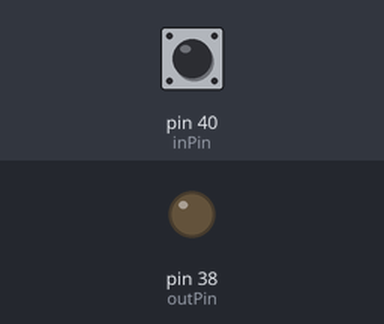
A program run on a simulated Raspberry Pi (header pin numbers). Parts: output pins drawn as LEDs (lit = HIGH). The test bench sets the inputs (shaded band); at power-on: pin 40 (inPin) HIGH. What the program prints to the terminal is not drawn.

Above: at 1.2 s.
1.3 s: pin 40 (inPin) pulled LOW for 0.15 s
At 2.7 s:
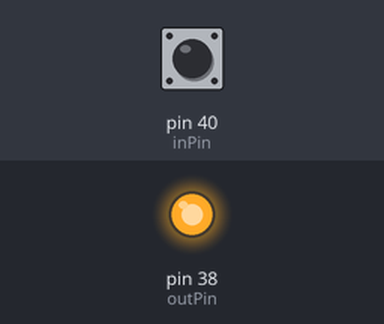
3.0 s: pin 40 (inPin) pulled LOW for 1 s
At 4.7 s:
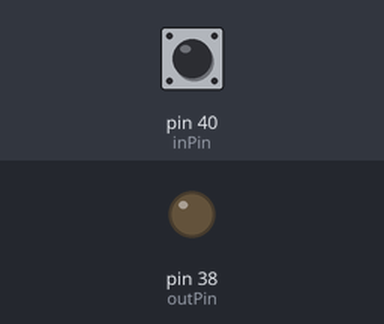
5.5 s: pin 40 (inPin) pulled LOW for 3.2 s
At 9.7 s:
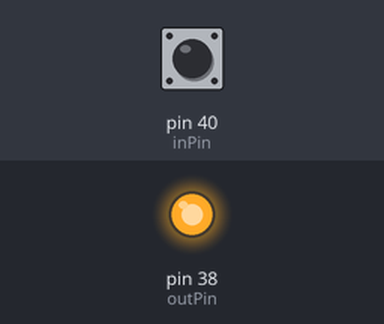
Timing chart, 0 to 11.2 s (numbered marks = the images above; inputs shaded):
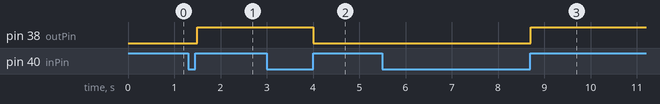

The program:

toggle-led.py
```python
#the solution as per the instructor

from time import sleep
import RPi.GPIO as GPIO
delay = .1
inPin = 40
outPin = 38
GPIO.setmode(GPIO.BOARD)
GPIO.setup(outPin,GPIO.OUT)
GPIO.setup(inPin, GPIO.IN, pull_up_down=GPIO.PUD_UP)
LEDState=False
buttonState=1
buttonStateOld=1

try:
    while True:
        buttonState=GPIO.input(inPin)
        print(buttonState)
        if buttonState == 1 and buttonStateOld == 0:
            LEDState = not LEDState
            GPIO.output(outPin,LEDState)

        buttonStateOld=buttonState
        sleep(delay)

except KeyboardInterrupt:
    GPIO.cleanup()
    print("cleaning and exiting")
```

Measured:
- after the input at 1.3 s, pin 38 (outPin): LOW → HIGH after 0.20 s
- after the input at 3.0 s, pin 38 (outPin): HIGH → LOW after 1.0 s
- after the input at 5.5 s, pin 38 (outPin): LOW → HIGH after 3.2 s
